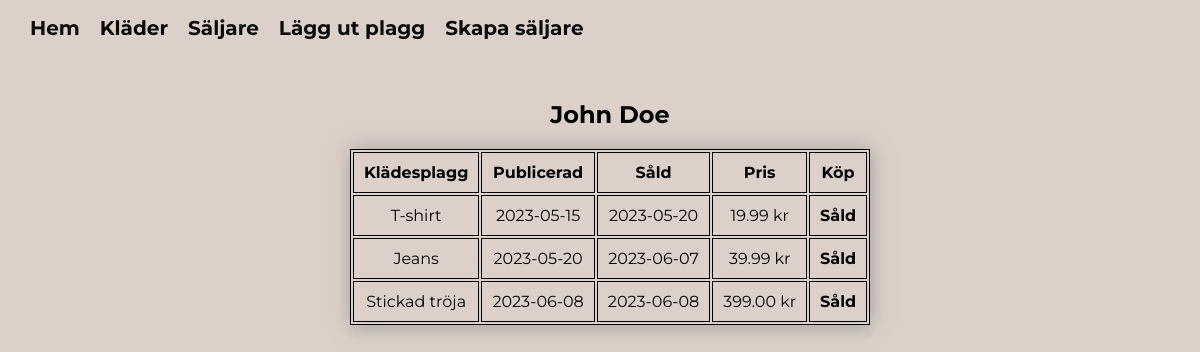
The page /seller.php?id=1 on the database its author committed.
### tables this page shows
CREATE TABLE `sellers` (
  `ID` int(11) NOT NULL,
  `FirstName` varchar(255) DEFAULT NULL,
  `LastName` varchar(255) DEFAULT NULL
);

CREATE TABLE `clothes` (
  `ID` int(11) NOT NULL,
  `Name` varchar(255) DEFAULT NULL,
  `SubmissionDate` date DEFAULT NULL,
  `Sold` tinyint(1) DEFAULT 0,
  `SoldDate` date DEFAULT NULL,
  `Price` decimal(10,2) DEFAULT NULL,
  `Seller_ID` int(11) DEFAULT NULL
);

### classes/db.php (called while the page is built, shortened)
<?php
class DB
{
    public function __construct(PDO $pdo)
    {
        $this->pdo = $pdo;
    }
}

### classes/seller-model.php (called while the page is built, shortened)
<?php
require_once "db.php";
class SellerModel extends DB
{
    public function getSingleSeller(int $id): array
    {
        $sql = "SELECT sellers.*, clothes.*
        FROM sellers
        LEFT JOIN clothes ON sellers.ID = clothes.Seller_ID
        WHERE sellers.ID = :id";
        $stmt = $this->pdo->prepare($sql);
        $stmt->bindParam(":id", $id);
        $stmt->execute();
        return $stmt->fetchAll(PDO::FETCH_ASSOC);
    }
}

### classes/seller-view.php (the view, shortened to what this page needs)
<?php
class SellerView
{
?>
        <?php
    public function renderSingleSeller(array $seller)
    {
        echo "<div class='all-sellers-container'>";
        echo "<table class='table-container'>";
        ?>
        <tr>
            <th>Klädesplagg</th>
            <th>Publicerad</th>
            <th>Såld</th>
            <th>Pris</th>
            <th>Köp</th>
        </tr>
<?php
        foreach ($seller as $seller) {
            $clothing = $seller["Name"];
            $published = $seller["SubmissionDate"];
            $soldDate = $seller["SoldDate"];
            $sold = $seller["Sold"];
            $price = $seller["Price"];
            $clothingId = $seller["ID"];
            echo "<tr>";
            echo "<td>$clothing</td>";
            echo "<td>$published</td>";
            if ($soldDate == false) {
                echo "<td><strong>Till Salu</strong></td>";
            } else {
                echo "<td>$soldDate</td>";
            }
            echo "<td>$price kr</td>";
            if ($sold == false) {
                echo "<td><form method='POST' action='./form-handlers/buy-clothes-form.php'>
                <input type='hidden' name='clothing_id' value='$clothingId'>
                <input class='buy-button' type='submit' value='Köp'>
            </form></td>";
            } else {
                echo "<td><strong>Såld</strong></td>";
            }
            echo "</tr>";
        }
        echo "</table>";
        echo "</div>";
    }
}

### seller.php
<?php
include "./classes/seller-model.php";
include "./classes/seller-view.php";
$pdo = require "./partials/connect.php";
$sellerView = new SellerView();
$sellerModel = new SellerModel($pdo);
$id = $_GET["id"];
$seller = $sellerModel->getSingleSeller($id);
include "./partials/header.php";
include "./partials/nav.php";
?>
<main class="container">
    <h2><?php echo $seller[0]["FirstName"] . " " . $seller[0]["LastName"]; ?></h2>
    <?php $sellerView->renderSingleSeller($seller) ?>
</main>
<?php
include "./partials/footer.php";

### style/style.css (style rules this page uses)
body { font-family: montserrat, sans-serif; margin: 0 auto; background-color: #ddd0c8; }
@media screen and (min-width: 768px) { .container { width: 100%; margin-top: 60px; padding: 0px 10px; } }
@media screen and (min-width: 768px) { h1, h2, h3, h4 { text-align: center; } }
@media screen and (min-width: 768px) { .all-sellers-container { display: flex; justify-content: center; align-items: center; width: 100%; } }
@media screen and (min-width: 768px) { table, th, td { border: 1px solid black; text-align: center; } }
@media screen and (min-width: 768px) { th, td { padding: 10px; } }
@media screen and (min-width: 768px) { table { box-shadow: 1px 0px 20px rgba(151, 149, 149, 0.8), 0px 10px 5px rgba(151, 149, 149, 0.1); } }

### rows shown on the page
sellers: FirstName "John", LastName "Doe"
clothes: Name "T-shirt", SubmissionDate "2023-05-15", SoldDate "2023-05-20", Price "19.99", Sold "Såld"
clothes: Name "Jeans", SubmissionDate "2023-05-20", SoldDate "2023-06-07", Price "39.99", Sold "Såld"
clothes: Name "Stickad tröja", SubmissionDate "2023-06-08", SoldDate "2023-06-08", Price "399.00", Sold "Såld"
